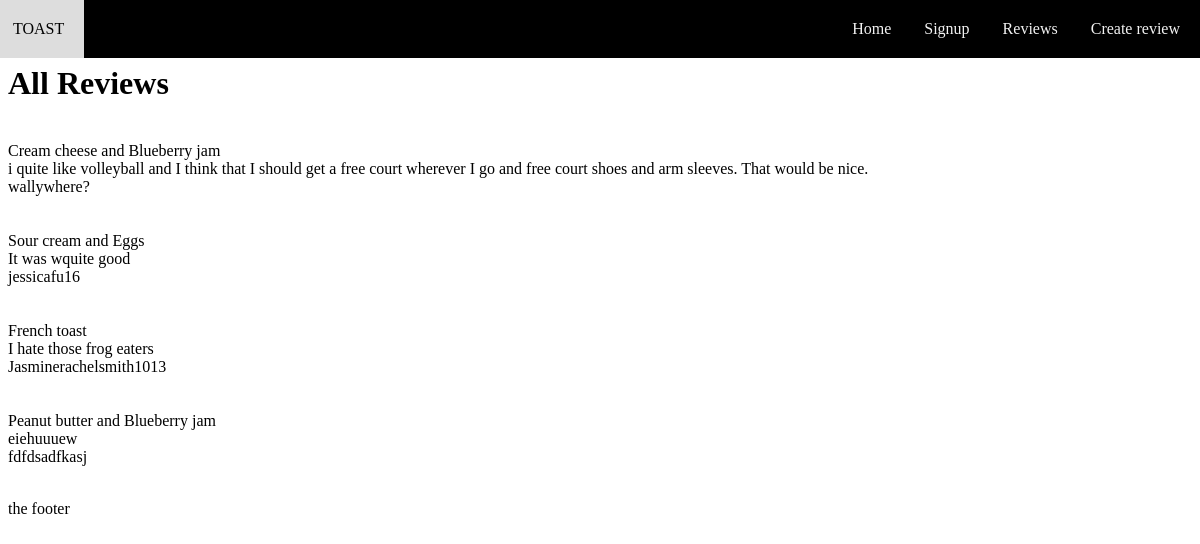
The app's page /reviews with its own data.
### tables this page shows
CREATE TABLE Reviews (id INTEGER PRIMARY KEY AUTOINCREMENT, user_id INTEGER REFERENCES Users (id), review TEXT NOT NULL, toast_id);

CREATE TABLE Toast (id INTEGER PRIMARY KEY AUTOINCREMENT, description TEXT NOT NULL);

CREATE TABLE Users (id INTEGER PRIMARY KEY AUTOINCREMENT, username TEXT UNIQUE NOT NULL, password TEXT NOT NULL);

### routes.py (the view)
@app.route('/reviews')
def show_all_reviews():
    query = 'SELECT description, review, username FROM Reviews JOIN Toast ON reviews.toast_id = toast.id JOIN Users ON reviews.user_id = users.id'
    reviews = sql_queries(query, 1)
    return render_template("reviews.html", reviews = reviews)

### routes.py (called while the page is built)
def sql_queries(query, option):
    connection = sqlite3.connect('toast.db')
    cursor = connection.cursor()
    cursor.execute(query)
    if option == 0:
        result = cursor.fetchone()
        return result
    elif option == 1:
        result = cursor.fetchall()
        return result
    elif option == 2:
        connection.commit()
    connection.close()

### templates/reviews.html (shortened to what this page needs)
<!DOCTYPE html>
<html>
    <head>
    </head>
    <body>
        <nav>
            <br>{%include 'navbar.html'%}<br>
        </nav>
        <header>
            <h1> All Reviews</h1>
        </header>
        <main>
            {%for review in reviews%}
            <br>{{review[0]}}<br>
            {{review[1]}}<br>
            {{review[2]}}<br><br>
            {%endfor%}
        </main>
        <footer>
            <p>the footer</p>
        </footer>
    </body>
</html>

### templates/navbar.html (shortened to what this page needs)
<!DOCTYPE html>
<html>
    <head>
    </head>
    <body>
        <navbar>
            <div>
                <a href="/" class="ping">TOAST</a>
                <a href="/create_review" class="object">Create review</a>
                <a href="/reviews" class="object">Reviews</a>
                <a href="/signup" class="object">Signup</a>
                <a href="/" class="object">Home</a>
            </div>
        </navbar>
    </body>
</html>

### templates/navbar.html (style rules this page uses)
div { background-color: #000000; padding-right:94.7%; position: fixed; top: 0; left:0; right:0; width: 100%; }
.object { float:right; display: block; color: #f2f2f2; text-align: center; text-decoration: none; padding:20px; padding-left:13px; font-size: 16px; font-family: 'Arvo'; }
.ping { float:left; display: block; color: #f2f2f2; text-align: center; text-decoration: none; padding:20px; padding-left:13px; font-size: 16px; font-family: 'Arvo' }

### records on screen
Reviews: description "Cream cheese and Blueberry jam", review "i quite like volleyball and I think that I should get a free court wherever I go and free court shoes and arm sleeves. That would be nice.", username "wallywhere?"
Reviews: description "Sour cream and Eggs", review "It was wquite good", username "jessicafu16"
Reviews: description "French toast", review "I hate those frog eaters", username "Jasminerachelsmith1013"
Reviews: description "Peanut butter and Blueberry jam", review "eiehuuuew", username "fdfdsadfkasj"
